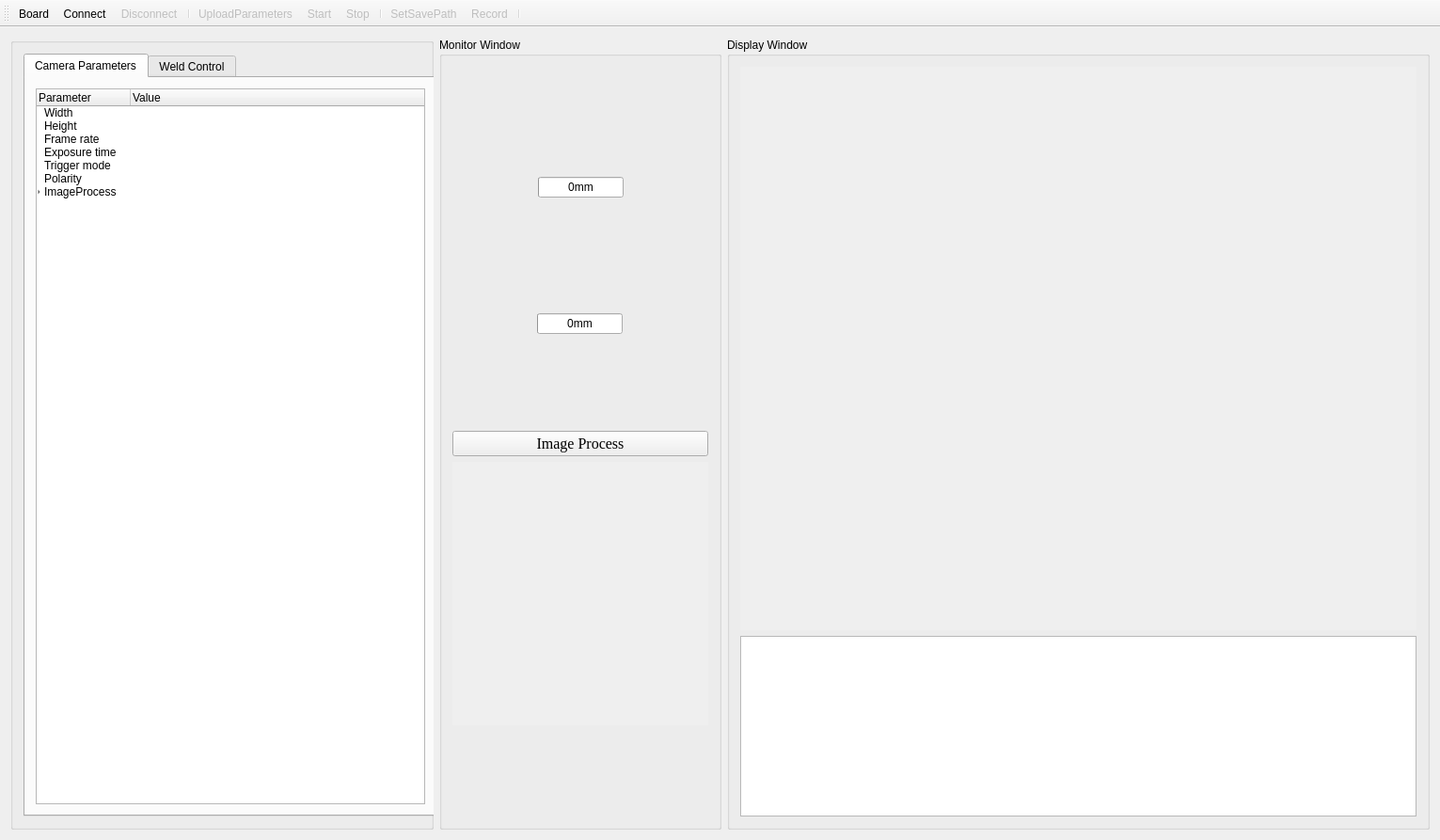
<?xml version="1.0" encoding="UTF-8"?>
<ui version="4.0">
 <class>MainWindow</class>
 <widget class="QMainWindow" name="MainWindow">
  <property name="geometry">
   <rect>
    <x>0</x>
    <y>0</y>
    <width>1531</width>
    <height>893</height>
   </rect>
  </property>
  <property name="minimumSize">
   <size>
    <width>1175</width>
    <height>755</height>
   </size>
  </property>
  <property name="windowTitle">
   <string>MainWindow</string>
  </property>
  <property name="styleSheet">
   <string notr="true"/>
  </property>
  <widget class="QWidget" name="centralWidget">
   <layout class="QGridLayout" name="gridLayout_5">
    <item row="0" column="0">
     <widget class="QGroupBox" name="groupBox_3">
      <property name="sizePolicy">
       <sizepolicy hsizetype="Fixed" vsizetype="Expanding">
        <horstretch>0</horstretch>
        <verstretch>0</verstretch>
       </sizepolicy>
      </property>
      <property name="minimumSize">
       <size>
        <width>450</width>
        <height>500</height>
       </size>
      </property>
      <property name="maximumSize">
       <size>
        <width>450</width>
        <height>16777215</height>
       </size>
      </property>
      <property name="title">
       <string/>
      </property>
      <layout class="QGridLayout" name="gridLayout">
       <item row="0" column="0">
        <widget class="QTabWidget" name="tabWidget">
         <property name="minimumSize">
          <size>
           <width>440</width>
           <height>0</height>
          </size>
         </property>
         <property name="styleSheet">
          <string notr="true">font: 12pt &quot;Times New Roman&quot;;</string>
         </property>
         <property name="currentIndex">
          <number>0</number>
         </property>
         <widget class="QWidget" name="parameter_tab">
          <attribute name="title">
           <string>Camera Parameters</string>
          </attribute>
          <layout class="QGridLayout" name="gridLayout_3">
           <item row="0" column="0">
            <widget class="QTreeWidget" name="parameter_tree">
             <property name="sizePolicy">
              <sizepolicy hsizetype="Expanding" vsizetype="Expanding">
               <horstretch>0</horstretch>
               <verstretch>0</verstretch>
              </sizepolicy>
             </property>
             <property name="indentation">
              <number>5</number>
             </property>
             <attribute name="headerStretchLastSection">
              <bool>true</bool>
             </attribute>
             <column>
              <property name="text">
               <string>Parameter</string>
              </property>
             </column>
             <column>
              <property name="text">
               <string>Value</string>
              </property>
             </column>
             <item>
              <property name="text">
               <string>Width</string>
              </property>
             </item>
             <item>
              <property name="text">
               <string>Height</string>
              </property>
             </item>
             <item>
              <property name="text">
               <string>Frame rate</string>
              </property>
             </item>
             <item>
              <property name="text">
               <string>Exposure time</string>
              </property>
             </item>
             <item>
              <property name="text">
               <string>Trigger mode</string>
              </property>
             </item>
             <item>
              <property name="text">
               <string>Polarity</string>
              </property>
             </item>
             <item>
              <property name="text">
               <string>ImageProcess</string>
              </property>
              <item>
               <property name="text">
                <string>ROI.x</string>
               </property>
               <property name="text">
                <string/>
               </property>
              </item>
              <item>
               <property name="text">
                <string>ROI.y</string>
               </property>
              </item>
              <item>
               <property name="text">
                <string>ROI.w</string>
               </property>
              </item>
              <item>
               <property name="text">
                <string>ROI.h</string>
               </property>
              </item>
              <item>
               <property name="text">
                <string>Threshold</string>
               </property>
              </item>
             </item>
            </widget>
           </item>
          </layout>
         </widget>
         <widget class="QWidget" name="control_tab">
          <attribute name="title">
           <string>Weld Control</string>
          </attribute>
          <widget class="QtCharts::QChartView" name="graphicsView">
           <property name="geometry">
            <rect>
             <x>10</x>
             <y>100</y>
             <width>411</width>
             <height>221</height>
            </rect>
           </property>
           <property name="styleSheet">
            <string notr="true">background-color: rgb(255, 255, 255);</string>
           </property>
          </widget>
          <widget class="QGroupBox" name="groupBox">
           <property name="geometry">
            <rect>
             <x>10</x>
             <y>620</y>
             <width>411</width>
             <height>121</height>
            </rect>
           </property>
           <property name="title">
            <string>Suggest Parameters</string>
           </property>
           <widget class="QProgressBar" name="CurrentBar">
            <property name="geometry">
             <rect>
              <x>30</x>
              <y>80</y>
              <width>118</width>
              <height>23</height>
             </rect>
            </property>
            <property name="minimum">
             <number>100</number>
            </property>
            <property name="maximum">
             <number>200</number>
            </property>
            <property name="value">
             <number>150</number>
            </property>
            <property name="format">
             <string>%vA</string>
            </property>
           </widget>
           <widget class="QProgressBar" name="VoltageBar">
            <property name="geometry">
             <rect>
              <x>240</x>
              <y>80</y>
              <width>118</width>
              <height>23</height>
             </rect>
            </property>
            <property name="maximum">
             <number>25</number>
            </property>
            <property name="value">
             <number>18</number>
            </property>
            <property name="format">
             <string>%vV</string>
            </property>
           </widget>
           <widget class="QLabel" name="label">
            <property name="geometry">
             <rect>
              <x>50</x>
              <y>40</y>
              <width>72</width>
              <height>31</height>
             </rect>
            </property>
            <property name="text">
             <string>Current</string>
            </property>
           </widget>
           <widget class="QLabel" name="label_6">
            <property name="geometry">
             <rect>
              <x>260</x>
              <y>40</y>
              <width>72</width>
              <height>31</height>
             </rect>
            </property>
            <property name="text">
             <string>Voltage</string>
            </property>
           </widget>
          </widget>
          <widget class="QWidget" name="layoutWidget">
           <property name="geometry">
            <rect>
             <x>-10</x>
             <y>40</y>
             <width>421</width>
             <height>25</height>
            </rect>
           </property>
           <layout class="QHBoxLayout" name="horizontalLayout_3">
            <item>
             <widget class="QLabel" name="label_4">
              <property name="styleSheet">
               <string notr="true">font: 12pt &quot;Times New Roman&quot;;</string>
              </property>
              <property name="text">
               <string>Current</string>
              </property>
              <property name="alignment">
               <set>Qt::AlignRight|Qt::AlignTrailing|Qt::AlignVCenter</set>
              </property>
             </widget>
            </item>
            <item>
             <widget class="QLCDNumber" name="AI_Current">
              <property name="smallDecimalPoint">
               <bool>true</bool>
              </property>
             </widget>
            </item>
            <item>
             <widget class="QLabel" name="label_3">
              <property name="styleSheet">
               <string notr="true">font: 12pt &quot;Times New Roman&quot;;</string>
              </property>
              <property name="text">
               <string>Voltage</string>
              </property>
              <property name="alignment">
               <set>Qt::AlignRight|Qt::AlignTrailing|Qt::AlignVCenter</set>
              </property>
             </widget>
            </item>
            <item>
             <widget class="QLCDNumber" name="AI_Voltage">
              <property name="smallDecimalPoint">
               <bool>true</bool>
              </property>
             </widget>
            </item>
           </layout>
          </widget>
          <widget class="QtCharts::QChartView" name="graphicsView_3">
           <property name="geometry">
            <rect>
             <x>10</x>
             <y>360</y>
             <width>411</width>
             <height>221</height>
            </rect>
           </property>
           <property name="styleSheet">
            <string notr="true">background-color: rgb(255, 255, 255);</string>
           </property>
          </widget>
         </widget>
        </widget>
       </item>
      </layout>
     </widget>
    </item>
    <item row="0" column="1">
     <widget class="QGroupBox" name="groupBox_4">
      <property name="sizePolicy">
       <sizepolicy hsizetype="Minimum" vsizetype="Expanding">
        <horstretch>0</horstretch>
        <verstretch>0</verstretch>
       </sizepolicy>
      </property>
      <property name="maximumSize">
       <size>
        <width>300</width>
        <height>16777215</height>
       </size>
      </property>
      <property name="styleSheet">
       <string notr="true">font: 12pt &quot;Times New Roman&quot;;</string>
      </property>
      <property name="title">
       <string>Monitor Window</string>
      </property>
      <layout class="QGridLayout" name="gridLayout_4">
       <item row="0" column="0">
        <layout class="QHBoxLayout" name="horizontalLayout">
         <item>
          <spacer name="horizontalSpacer">
           <property name="orientation">
            <enum>Qt::Horizontal</enum>
           </property>
           <property name="sizeHint" stdset="0">
            <size>
             <width>48</width>
             <height>20</height>
            </size>
           </property>
          </spacer>
         </item>
         <item>
          <layout class="QVBoxLayout" name="verticalLayout">
           <item>
            <widget class="QLabel" name="label_2">
             <property name="sizePolicy">
              <sizepolicy hsizetype="Fixed" vsizetype="Fixed">
               <horstretch>0</horstretch>
               <verstretch>0</verstretch>
              </sizepolicy>
             </property>
             <property name="text">
              <string/>
             </property>
             <property name="pixmap">
              <pixmap resource="../resources/rcc.qrc">:/pics/width.png</pixmap>
             </property>
             <property name="scaledContents">
              <bool>true</bool>
             </property>
            </widget>
           </item>
           <item>
            <widget class="QProgressBar" name="widthBar">
             <property name="maximum">
              <number>30</number>
             </property>
             <property name="value">
              <number>0</number>
             </property>
             <property name="alignment">
              <set>Qt::AlignCenter</set>
             </property>
             <property name="format">
              <string>%vmm</string>
             </property>
            </widget>
           </item>
          </layout>
         </item>
         <item>
          <spacer name="horizontalSpacer_2">
           <property name="orientation">
            <enum>Qt::Horizontal</enum>
           </property>
           <property name="sizeHint" stdset="0">
            <size>
             <width>28</width>
             <height>17</height>
            </size>
           </property>
          </spacer>
         </item>
        </layout>
       </item>
       <item row="1" column="0">
        <layout class="QHBoxLayout" name="horizontalLayout_2">
         <item>
          <spacer name="horizontalSpacer_3">
           <property name="orientation">
            <enum>Qt::Horizontal</enum>
           </property>
           <property name="sizeHint" stdset="0">
            <size>
             <width>100</width>
             <height>20</height>
            </size>
           </property>
          </spacer>
         </item>
         <item>
          <layout class="QVBoxLayout" name="verticalLayout_2">
           <item>
            <widget class="QLabel" name="label_5">
             <property name="sizePolicy">
              <sizepolicy hsizetype="Fixed" vsizetype="Fixed">
               <horstretch>0</horstretch>
               <verstretch>0</verstretch>
              </sizepolicy>
             </property>
             <property name="text">
              <string/>
             </property>
             <property name="pixmap">
              <pixmap resource="../resources/rcc.qrc">:/pics/length.png</pixmap>
             </property>
             <property name="scaledContents">
              <bool>true</bool>
             </property>
            </widget>
           </item>
           <item>
            <widget class="QProgressBar" name="lengthBar">
             <property name="maximum">
              <number>30</number>
             </property>
             <property name="value">
              <number>0</number>
             </property>
             <property name="alignment">
              <set>Qt::AlignCenter</set>
             </property>
             <property name="format">
              <string>%vmm</string>
             </property>
            </widget>
           </item>
          </layout>
         </item>
         <item>
          <spacer name="horizontalSpacer_4">
           <property name="orientation">
            <enum>Qt::Horizontal</enum>
           </property>
           <property name="sizeHint" stdset="0">
            <size>
             <width>100</width>
             <height>20</height>
            </size>
           </property>
          </spacer>
         </item>
        </layout>
       </item>
       <item row="2" column="0">
        <layout class="QVBoxLayout" name="verticalLayout_3">
         <item>
          <widget class="QPushButton" name="processButton">
           <property name="font">
            <font>
             <family>Times New Roman</family>
             <pointsize>12</pointsize>
             <weight>50</weight>
             <italic>false</italic>
             <bold>false</bold>
            </font>
           </property>
           <property name="text">
            <string>Image Process</string>
           </property>
           <property name="checkable">
            <bool>true</bool>
           </property>
           <property name="checked">
            <bool>false</bool>
           </property>
          </widget>
         </item>
         <item>
          <widget class="QLabel" name="roi_wnd">
           <property name="enabled">
            <bool>false</bool>
           </property>
           <property name="sizePolicy">
            <sizepolicy hsizetype="Expanding" vsizetype="Expanding">
             <horstretch>0</horstretch>
             <verstretch>0</verstretch>
            </sizepolicy>
           </property>
           <property name="minimumSize">
            <size>
             <width>240</width>
             <height>240</height>
            </size>
           </property>
           <property name="maximumSize">
            <size>
             <width>280</width>
             <height>280</height>
            </size>
           </property>
           <property name="autoFillBackground">
            <bool>true</bool>
           </property>
           <property name="text">
            <string/>
           </property>
           <property name="pixmap">
            <pixmap resource="../resources/rcc.qrc">:/pics/default.bmp</pixmap>
           </property>
          </widget>
         </item>
        </layout>
       </item>
      </layout>
     </widget>
    </item>
    <item row="0" column="2">
     <widget class="QGroupBox" name="groupBox_2">
      <property name="sizePolicy">
       <sizepolicy hsizetype="Expanding" vsizetype="Expanding">
        <horstretch>0</horstretch>
        <verstretch>0</verstretch>
       </sizepolicy>
      </property>
      <property name="styleSheet">
       <string notr="true">font: 12pt &quot;Times New Roman&quot;;</string>
      </property>
      <property name="title">
       <string>Display Window</string>
      </property>
      <layout class="QGridLayout" name="gridLayout_2">
       <item row="1" column="0">
        <widget class="QTextBrowser" name="textBrowser">
         <property name="sizePolicy">
          <sizepolicy hsizetype="Expanding" vsizetype="Maximum">
           <horstretch>0</horstretch>
           <verstretch>0</verstretch>
          </sizepolicy>
         </property>
         <property name="html">
          <string>&lt;!DOCTYPE HTML PUBLIC &quot;-//W3C//DTD HTML 4.0//EN&quot; &quot;http://www.w3.org/TR/REC-html40/strict.dtd&quot;&gt;
&lt;html&gt;&lt;head&gt;&lt;meta name=&quot;qrichtext&quot; content=&quot;1&quot; /&gt;&lt;style type=&quot;text/css&quot;&gt;
p, li { white-space: pre-wrap; }
&lt;/style&gt;&lt;/head&gt;&lt;body style=&quot; font-family:'Times New Roman'; font-size:12pt; font-weight:400; font-style:normal;&quot;&gt;
&lt;p style=&quot;-qt-paragraph-type:empty; margin-top:0px; margin-bottom:0px; margin-left:0px; margin-right:0px; -qt-block-indent:0; text-indent:0px;&quot;&gt;&lt;br /&gt;&lt;/p&gt;&lt;/body&gt;&lt;/html&gt;</string>
         </property>
        </widget>
       </item>
       <item row="0" column="0">
        <widget class="QLabel" name="display_wnd">
         <property name="enabled">
          <bool>false</bool>
         </property>
         <property name="sizePolicy">
          <sizepolicy hsizetype="Expanding" vsizetype="Expanding">
           <horstretch>0</horstretch>
           <verstretch>0</verstretch>
          </sizepolicy>
         </property>
         <property name="minimumSize">
          <size>
           <width>640</width>
           <height>480</height>
          </size>
         </property>
         <property name="maximumSize">
          <size>
           <width>16777215</width>
           <height>16777215</height>
          </size>
         </property>
         <property name="autoFillBackground">
          <bool>true</bool>
         </property>
         <property name="text">
          <string/>
         </property>
         <property name="pixmap">
          <pixmap resource="../resources/rcc.qrc">:/pics/default.bmp</pixmap>
         </property>
        </widget>
       </item>
      </layout>
     </widget>
    </item>
   </layout>
  </widget>
  <widget class="QToolBar" name="toolBar">
   <property name="enabled">
    <bool>true</bool>
   </property>
   <property name="windowTitle">
    <string>toolBar</string>
   </property>
   <property name="iconSize">
    <size>
     <width>60</width>
     <height>35</height>
    </size>
   </property>
   <attribute name="toolBarArea">
    <enum>TopToolBarArea</enum>
   </attribute>
   <attribute name="toolBarBreak">
    <bool>false</bool>
   </attribute>
   <addaction name="actionBoard"/>
   <addaction name="actionConnect"/>
   <addaction name="actionDisconnect"/>
   <addaction name="separator"/>
   <addaction name="actionUploadParameters"/>
   <addaction name="actionStart"/>
   <addaction name="actionStop"/>
   <addaction name="separator"/>
   <addaction name="actionSetSavePath"/>
   <addaction name="actionRecord"/>
   <addaction name="separator"/>
  </widget>
  <action name="actionConnect">
   <property name="icon">
    <iconset resource="../resources/rcc.qrc">
     <normaloff>:/icons/connect.ico</normaloff>:/icons/connect.ico</iconset>
   </property>
   <property name="text">
    <string>Connect</string>
   </property>
  </action>
  <action name="actionDisconnect">
   <property name="enabled">
    <bool>false</bool>
   </property>
   <property name="icon">
    <iconset resource="../resources/rcc.qrc">
     <normaloff>:/icons/disconnect.ico</normaloff>:/icons/disconnect.ico</iconset>
   </property>
   <property name="text">
    <string>Disconnect</string>
   </property>
  </action>
  <action name="actionStart">
   <property name="enabled">
    <bool>false</bool>
   </property>
   <property name="icon">
    <iconset resource="../resources/rcc.qrc">
     <normaloff>:/icons/play.ico</normaloff>:/icons/play.ico</iconset>
   </property>
   <property name="text">
    <string>Start</string>
   </property>
   <property name="toolTip">
    <string>Start</string>
   </property>
  </action>
  <action name="actionStop">
   <property name="enabled">
    <bool>false</bool>
   </property>
   <property name="icon">
    <iconset resource="../resources/rcc.qrc">
     <normaloff>:/icons/stop.ico</normaloff>:/icons/stop.ico</iconset>
   </property>
   <property name="text">
    <string>Stop</string>
   </property>
  </action>
  <action name="actionRecord">
   <property name="enabled">
    <bool>false</bool>
   </property>
   <property name="icon">
    <iconset resource="../resources/rcc.qrc">
     <normaloff>:/icons/record.ico</normaloff>:/icons/record.ico</iconset>
   </property>
   <property name="text">
    <string>Record</string>
   </property>
  </action>
  <action name="actionUploadParameters">
   <property name="enabled">
    <bool>false</bool>
   </property>
   <property name="icon">
    <iconset resource="../resources/rcc.qrc">
     <normaloff>:/icons/upload_para.ico</normaloff>:/icons/upload_para.ico</iconset>
   </property>
   <property name="text">
    <string>UploadParameters</string>
   </property>
  </action>
  <action name="actionSetSavePath">
   <property name="enabled">
    <bool>false</bool>
   </property>
   <property name="icon">
    <iconset resource="../resources/rcc.qrc">
     <normaloff>:/icons/save_path.ico</normaloff>:/icons/save_path.ico</iconset>
   </property>
   <property name="text">
    <string>SetSavePath</string>
   </property>
  </action>
  <action name="actionCalibrate">
   <property name="enabled">
    <bool>false</bool>
   </property>
   <property name="icon">
    <iconset>
     <normaloff>:/icon/resources/calibration.ico</normaloff>:/icon/resources/calibration.ico</iconset>
   </property>
   <property name="text">
    <string>Calibrate</string>
   </property>
  </action>
  <action name="actionBoard">
   <property name="icon">
    <iconset resource="../resources/rcc.qrc">
     <normaloff>:/icons/circuit-board.png</normaloff>:/icons/circuit-board.png</iconset>
   </property>
   <property name="text">
    <string>Board</string>
   </property>
  </action>
 </widget>
 <layoutdefault spacing="6" margin="11"/>
 <customwidgets>
  <customwidget>
   <class>QtCharts::QChartView</class>
   <extends>QGraphicsView</extends>
   <header>qchartview.h</header>
  </customwidget>
 </customwidgets>
 <resources>
  <include location="../resources/rcc.qrc"/>
 </resources>
 <connections/>
</ui>
